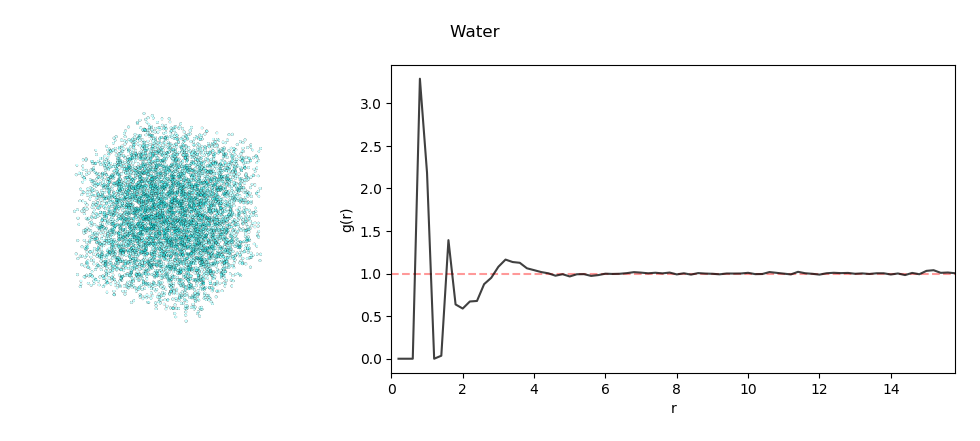

Here is the Python script that generated this plot:
import sys
sys.path.append('..')
import numpy as np
import matplotlib.pyplot as plt
from mpl_toolkits.mplot3d import Axes3D
from rdfpy import rdf3d

particles = np.load('./water.npy')

fig = plt.figure(figsize=(9, 9))
ax = fig.add_subplot(111, projection='3d')
ax.scatter(particles[:, 0], particles[:, 1], particles[:, 2], color='aqua', alpha=0.2, edgecolors='k', s=25)
plt.axis('off')
plt.savefig('./water-particles.png', bbox_inches='tight', pad_inches=0.0)
plt.close()

g_r, radii = rdf3d(particles, dr=0.2)

image = plt.imread('./water-particles.png')

fig, axes = plt.subplots(1, 2, figsize=(12, 4), gridspec_kw={'width_ratios': [1, 2]})

axes[0].imshow(image)
axes[0].axis('off')

axes[1].plot(radii, g_r, color='k', alpha=0.75)
axes[1].hlines(y=1.0, xmin=0.0, xmax=max(radii), color='r', linestyle='--', alpha=0.4)
axes[1].set_ylabel('g(r)')
axes[1].set_xlabel('r')
axes[1].set_xlim(0.0, max(radii))
plt.suptitle('Water')
plt.savefig('./water.png', bbox_inches='tight', pad_inches=0.25)
plt.show()
